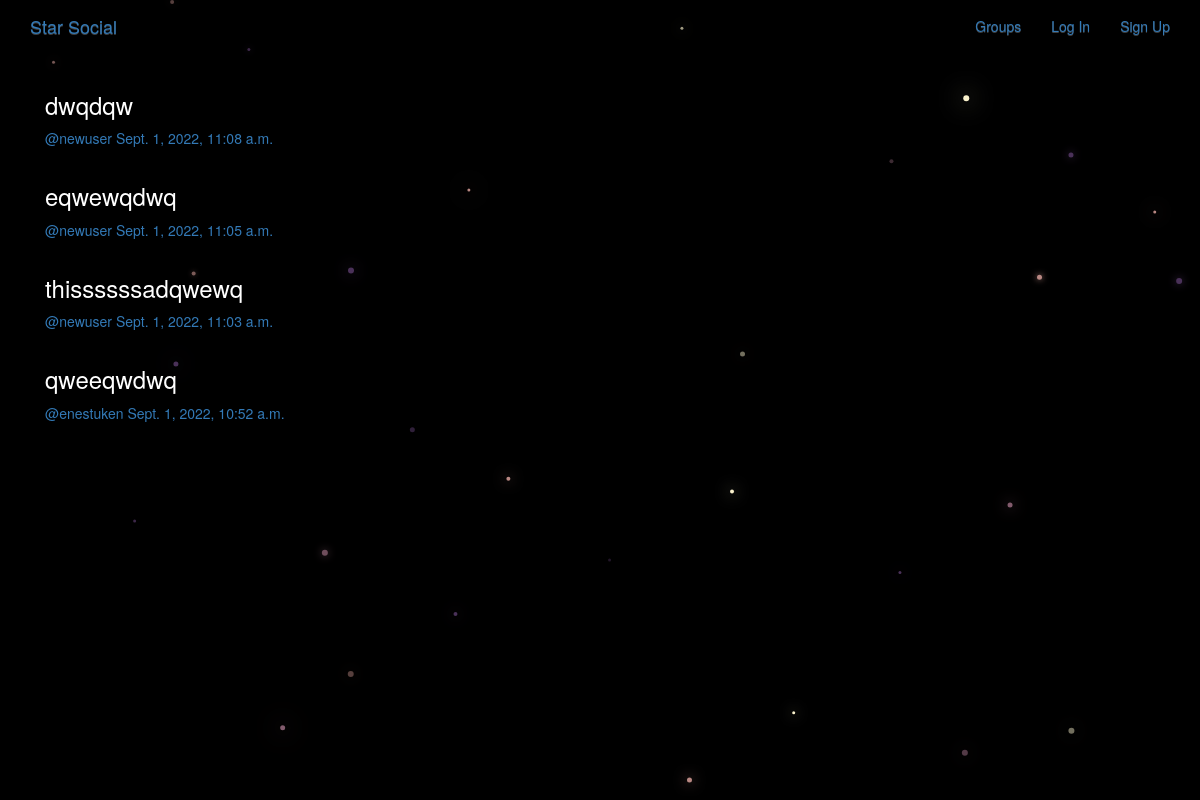
/posts/, run on the app's committed database.
### posts/models.py (models this page shows, shortened)
class Post(models.Model):
    user = models.ForeignKey(User,related_name='posts',on_delete= models.CASCADE)
    created_at = models.DateTimeField(auto_now=True)
    message = models.TextField()
    message_html = models.TextField(editable=False)
    group = models.ForeignKey(Group,related_name='posts',null=True,blank=True,on_delete= models.CASCADE)
    class Meta:
        ordering = ['-created_at']
        unique_together = ['user','message']

### posts/views.py (the view)
# urls.py: path('',views.PostList.as_view(),name = 'all'),
class PostList(SelectRelatedMixin,generic.ListView):
    model = models.Post
    select_related = ('user','group')

### posts/templates/posts/post_list.html (shortened to what this page needs)
{% extends 'posts/post_base.html' %}
{% block post_content %}
<div class="col-md-8">
    {% for post in post_list %}
        {% include 'posts/_post.html' %}
    {% endfor %}
</div>
{% endblock %}

### posts/templates/posts/_post.html (shortened to what this page needs)
<div class="post media">
    <h3>{{post.message_html|safe}}</h3>
    <div class="media-body">
        <span class="username">
            <a href="{% url 'posts:for_user' username=post.user.username%}">@{{post.user.username}}</a>
        </span>
        <time class="time">
            <a href="{% url 'posts:single' username=post.user.username pk=post.pk %}">
                {{post.created_at}}
            </a>
        </time>
    </div>
</div>

### static/simplesocial/css/master.css (style rules this page uses)
body { margin: 0; overflow: hidden; background-color: black; color:white; }

### data on the page
Post: message_html "dwqdqw", user.username "newuser", created_at "Sept. 1, 2022, 11:08 a.m."
Post: message_html "eqwewqdwq", user.username "newuser", created_at "Sept. 1, 2022, 11:05 a.m."
Post: message_html "thissssssadqwewq", user.username "newuser", created_at "Sept. 1, 2022, 11:03 a.m."
Post: message_html "qweeqwdwq", user.username "enestuken", created_at "Sept. 1, 2022, 10:52 a.m."
